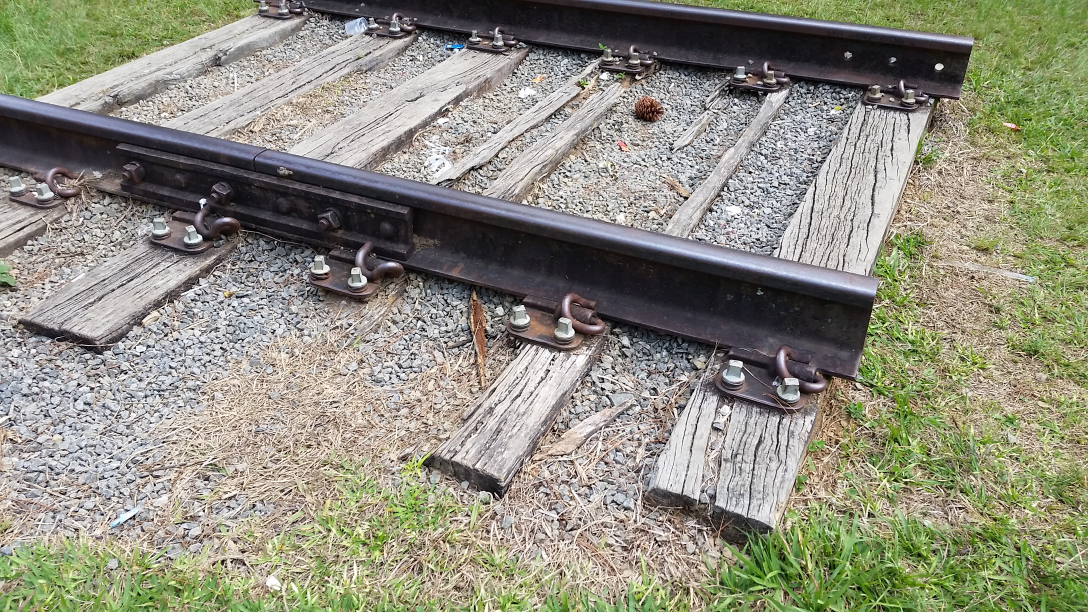
#> input picture firstOCVPhyton/a9.jpg, 3264 x 1836 px (shown at 1/3 size)
$ python -i ImageTest.py   (imports and definitions only)   (older library calls are emulated)
#> lines starting #> are read from the running program, lines starting #| are printed output that depends on the picture
import numpy as np
import cv2
import matplotlib.pyplot as plt
import datetime
#import imutils
import time

class clsImage(object):
	"""Code Example using Google style docstrings.

This module demonstrates documentation as specified by the `Google Python
Style Guide`_. Docstrings may extend over multiple lines. Sections are created
with a section header and a colon followed by a block of indented text.
for

Examples:
    obj = ImageTest.clsImage(<filename>)
    tuple = obj.imageShape

Attributes:
    imagemName:
    imagem:

Properties:
Authors:
    (LEO) Leonardo de Mello Honorio
    (CHV) Carlos Henrique Valerio de Moraes
Last Modified:
    (LEO) : 04/01/2016

Version:
    v0.1


COMMONLY USED COMMANDS
		flow.shape	(480L, 640L, 2L)	tuple
		flow[...,0].shape	(480L, 640L)	tuple
		np.amax(flow[...,0])	2.9410453	float32
		np.amin(flow[...,0])	-2.5188873	float32

        #==========================================
        a = [2,3,4,5,6,7,8,9,0]
        xyz = [0,12,4,6,242,7,9]
        gen = (x for x in xyz if x not in a)
        for x in gen:
            print x
        #==========================================


"""
	imageName = ""
	imagem = ""

	#========================================
	def __init__(self, *args):
		""" Constructor: stores the name and loads the image - error handler
			should be implemented in the calling method  """
		if len(args) == 0:
			pass
		else:
			self.imagemName = args[0]
			self.imagem = ""
			try:
				self.imagem = cv2.imread(imagemName)
				self.loaded = True;
			except:
				self.loaded = False;

	#========================================
	# [32 lines left out: functions TestGetMask, plotsometing, loadImage, not called in this run]


	#========================================
	def Print_GrayHistogram(self,nome):
		""" loads the image from file, converts to gray and prints its histogram
			dependences:
				matplotlib, cv2, numpy
			parameter:
				nome: string
			exemple:
				obj = ImageTest.clsImage()
				obj.Print_GrayHistogram(<filename>)
					"""
#> called with nome = 'a9.jpg'
		try:
			imagem = cv2.imread(nome)
#> imagem is the input picture: shape (1836, 3264, 3); mean B, G, R 126.7, 142.4, 143.2
			gray = cv2.cvtColor(imagem, cv2.COLOR_BGR2GRAY)
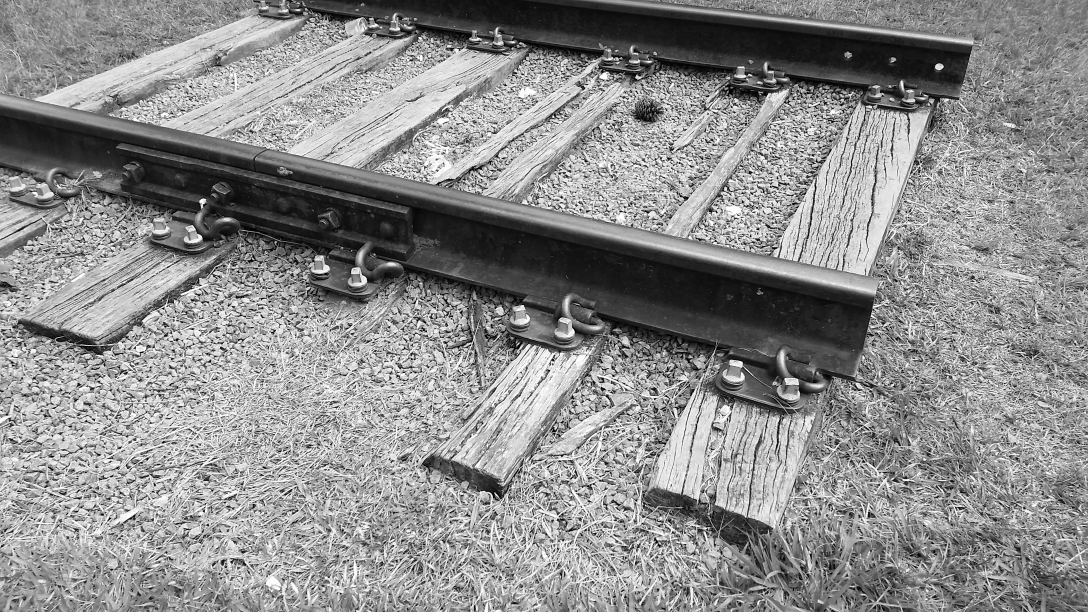
#> gray: shape (1836, 3264) (shown at 1/3 size); min 0, max 255, mean 140.9
			hist = cv2.calcHist([gray],[0],None,[256],[0,256])
#> hist = 256 values, max 33056 at index 205, min 4924 at index 8, mean 23409


			plt.subplot(131), plt.hist(gray.ravel(),256,[0,256], normed = True)
			plt.title('Bitwise Histogram for gray scale picture')
			plt.subplot(132),plt.plot(hist)
			plt.title('Histogram for gray scale')
			plt.subplot(133),plt.imshow( cv2.cvtColor(gray,cv2.COLOR_GRAY2RGB))
			plt.title('Histogram for gray scale')
			plt.show()
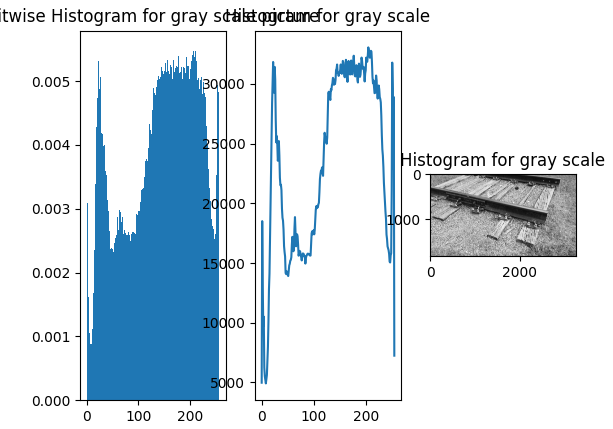
#> figure drawn by matplotlib, 3 panels; panel 1: tallest bar 0.00552 high, from x = 205 to 206; panel 2: curve peaks at x = 205, y = 33056
			cv2.waitKey(0)
			cv2.destroyAllWindows()
			return 1
		except:
			return 0


	#========================================
	def imageShape(self,imag):
		return np.shape(imag)


	#=======================================
	# [34 lines left out: functions Convert2Gray, Convert2Gray, loadAndShow, not called in this run]

	#=======================================
	def CreateKernel(self,grid,div):
		return np.ones(grid,np.float32)/div


	#=======================================
	def ApplyBlur(self,imag,grid):
		return cv2.blur(imag,grid)


	#=======================================
	def ApplyLaplacian(self,imag):
		return cv2.Laplacian(imag,cv2.CV_64F)


	#=======================================
	def Applyfilter2D(self,imag,kernel):
		return cv2.filter2D(imag,-1,kernel)


	#=======================================
	# [208 lines left out: functions matchingTests, doSubPlot, MotionEstimation, CaptureWebCam, testSomeFunctions, not called in this run]


	#========================================
	def printVersions():
		print(cv2.__version__)
		print(np.__version__)

>>> result = clsImage().Print_GrayHistogram('a9.jpg')
